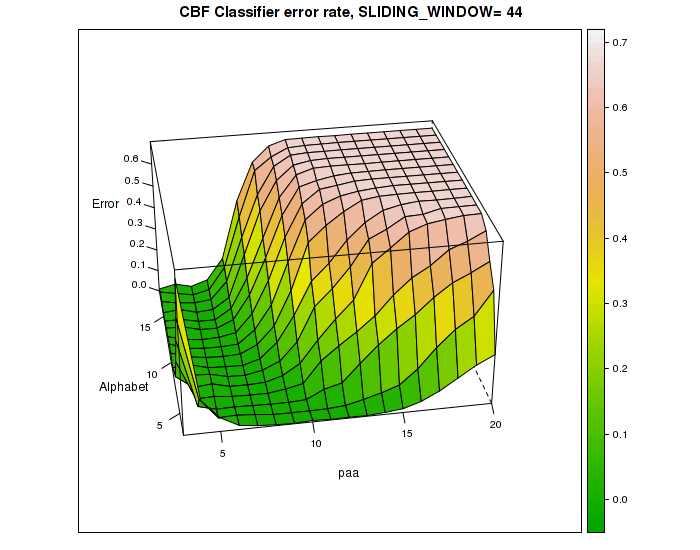

This figure's R source:
require(ggplot2)
require(Cairo)
require(reshape)
require(scales)
require(RColorBrewer)
require(grid)
library(gridExtra)
require(lattice)

dat = read.table("../data/CBF/CBF_TRAIN",header=F)

dat=t(dat)

ones=(dat[,dat[1,]==1])[-1,1]
twos=(dat[,dat[1,]==2])[-1,1]
threes=(dat[,dat[1,]==3])[-1,1]

# Take the twelve series and melt (or equivalently, stack) them:
dm <- melt(cbind(ones,twos,threes))
# add an index variable:
dm$index <- rep(1:128, 3)
dm$class <- c(rep("Cylinder",(128*1)), rep("Bell",(128*1)), rep("Funnel",(128*1)))

# dm$variable is a factor with a level for each series; use it
# as a grouping variable. dm$value holds the values of each series.

# This produces a 'spaghetti plot' (familiar to mixed modelers):
p = ggplot(dm, aes(x = index, y = value, group = X2, color=class)) +
  theme_bw() + geom_line() + geom_hline(yintercept=0,lty=2) +
  ggtitle("Sample of three CBF classes") +
  scale_x_continuous("time ticks", limits=c(0,128), breaks=seq(0,128,25)) + 
  scale_y_continuous("Value",limits=c(-2,3),breaks=seq(-2,3,0.5))+
  theme(plot.title=element_text(size = 18, vjust = 2))
p

Cairo(width = 750, height = 250, file="cbf/all_classes.png", type="png", pointsize=12, 
      bg = "transparent", canvas = "white", units = "px", dpi = "auto")
print(p)
dev.off()
#
#
#
p1 = ggplot(dm[dm$X2=="ones",], aes(x = index, y = value, group = X2, color="black")) +
  theme_bw() + geom_line(colour="black") + geom_hline(yintercept=0,lty=2) +
  ggtitle("Class 1, Cylinder") +
  scale_x_continuous("time ticks", limits=c(0,128), breaks=seq(0,128,25)) + 
  scale_y_continuous("Value",limits=c(-2,3),breaks=seq(-2,3,0.5))+
  theme(plot.title=element_text(size = 18, vjust = 2))
p1
#
#
#
p2 = ggplot(dm[dm$X2=="twos",], aes(x = index, y = value, group = X2)) +
  theme_bw() + geom_line(colour="black") + geom_hline(yintercept=0,lty=2) +
  ggtitle("Class 2, Bell") +
  scale_x_continuous("time ticks", limits=c(0,128), breaks=seq(0,128,25)) + 
  scale_y_continuous("Value",limits=c(-2,3),breaks=seq(-2,3,0.5))+
  theme(plot.title=element_text(size = 18, vjust = 2))
p2
#
#
#
p3 = ggplot(dm[dm$X2=="threes",], aes(x = index, y = value, group = X2)) +
  theme_bw() + geom_line(colour="black") + geom_hline(yintercept=0,lty=2) +
  ggtitle("Class 3, Funnel") +
  scale_x_continuous("time ticks", limits=c(0,128), breaks=seq(0,128,25)) + 
  scale_y_continuous("Value",limits=c(-2,3),breaks=seq(-2,3,0.5))+
  theme(plot.title=element_text(size = 18, vjust = 2))
p3

print(arrangeGrob(p1, p2, p3, ncol=3))

Cairo(width = 750, height = 350, file="cbf/classes.png", type="png", pointsize=12, 
      bg = "transparent", canvas = "white", units = "px", dpi = "auto")
print(arrangeGrob(p1, p2, p3, ncol=2))
dev.off()


# all the 3D stuff here
#
#

wireframe(volcano, shade = TRUE,
          aspect = c(61/87, 0.4),
          light.source = c(10,0,10))
str(volcano)

g <- expand.grid(x = 1:10, y = 5:15, gr = 1:2)
g$z <- log((g$x^g$g + g$y^2) * g$gr)
wireframe(z ~ x * y, data = g, groups = gr,
          scales = list(arrows = FALSE),
          drape = TRUE, colorkey = TRUE,
          screen = list(z = 30, x = -60))

#
# cherry-picker
#
data=read.csv("cbf/test_exact/output_28.csv",head=F)
names(data)=c("paa","Alphabet","WINDOW","acc","Error")
unique(data$WINDOW)
data[data$Error==min(data$Error),]
i=44
d=data[data[3]==i,]
p=wireframe(Error ~ paa * Alphabet, data = d, scales = list(arrows = FALSE),
            drape = TRUE, colorkey = TRUE, pretty=TRUE, screen = list(z = 10, x = -60, y = 00),
            aspect = c(87/97, 0.6),
            xlim=range(data$paa), ylim=range(data$Alphabet), zlim=c(0, 0.7),
            main=paste("CBF Classifier error rate, SLIDING_WINDOW=", i),
            col.regions = terrain.colors(100, alpha = 1) )
p
Cairo(width = 700, height = 550, file="cbf/parameters.png", type="png", pointsize=12, 
      bg = "white", canvas = "white", units = "px", dpi = "auto")
print(p)
dev.off()
#
#
p1 <- ggplot(d, aes(paa,Alphabet)) + geom_tile(aes(fill=Error), colour="white") +
  scale_fill_gradientn(colours = terrain.colors(100), limits=c(0.0, 1.0)) +
 ggtitle(paste("CBF Classifier error rate, SLIDING_WINDOW=", i))
p1
fname=paste("cbf/map",i,".png",sep="")
Cairo(width = 700, height = 350, file="cbf/parameters2.png", type="png", pointsize=12, 
      bg = "white", canvas = "white", units = "px", dpi = "auto")
print(p1)
dev.off()

#
# movie loop
#


data=read.csv("cbf/test_exact/output_28.csv",head=F)
names(data)=c("paa","Alphabet","WINDOW","acc","Error")
data=data.frame(data)
for(i in c(unique(unlist(data[3])))){
  print(i)
 d=data[data[3]==i,]
  p=wireframe(Error ~ paa * Alphabet, data = d, scales = list(arrows = FALSE),
              drape = TRUE, colorkey = TRUE, pretty=TRUE, screen = list(z = 10, x = -60, y = 00),
              aspect = c(87/97, 0.6),
              xlim=range(data$paa), ylim=range(data$Alphabet), zlim=c(0, 0.7),
              main=paste("CBF Classifier error rate, SLIDING_WINDOW=", i),
              col.regions = terrain.colors(100, alpha = 1) )
 fname=paste("cbf/surface",i,".png",sep="")
 print(fname)
 #Cairo(width = 700, height = 550, file=fname, type="png", pointsize=12, 
#       bg = "white", canvas = "white", units = "px", dpi = "auto")
# print(p)
# dev.off()

  p1 <- ggplot(d, aes(paa,Alphabet)) + geom_tile(aes(fill=Error), colour="white") +
    scale_fill_gradientn(colours = terrain.colors(100), limits=c(0.0, 1.0)) +
    ggtitle(paste("CBF Classifier error rate, SLIDING_WINDOW=", i))
  fname=paste("cbf/map",i,".png",sep="")
  Cairo(width = 700, height = 350, file=fname, type="png", pointsize=12, 
        bg = "white", canvas = "white", units = "px", dpi = "auto")
  print(p1)
  dev.off()
}
#
# convert -delay 100 -loop 0 surface*.png par_surface.gif
#


d[d$paa==11,]

p1 <- ggplot(d, aes(Alphabet, paa)) + geom_tile(aes(fill=Error), colour="white") +
  scale_fill_gradient(low = "green", high = "red") + ggtitle("data 1")
p1

min(data$Error)
unique(data[3])


##------ Some palettes ------------
demo.pal <-
  function(n, border = if (n<32) "light gray" else NA,
           main = paste("color palettes;  n=",n),
           ch.col = c("rainbow(n, start=.7, end=.1)", "heat.colors(n)",
                      "terrain.colors(n)", "topo.colors(n)",
                      "cm.colors(n)"))
  {
    nt <- length(ch.col)
    i <- 1:n; j <- n / nt; d <- j/6; dy <- 2*d
    plot(i,i+d, type="n", yaxt="n", ylab="", main=main)
    for (k in 1:nt) {
      rect(i-.5, (k-1)*j+ dy, i+.4, k*j,
           col = eval(parse(text=ch.col[k])), border = border)
      text(2*j,  k * j +dy/4, ch.col[k])
    }
  }
n <- if(.Device == "postscript") 64 else 16
# Since for screen, larger n may give color allocation problem
demo.pal(500)
